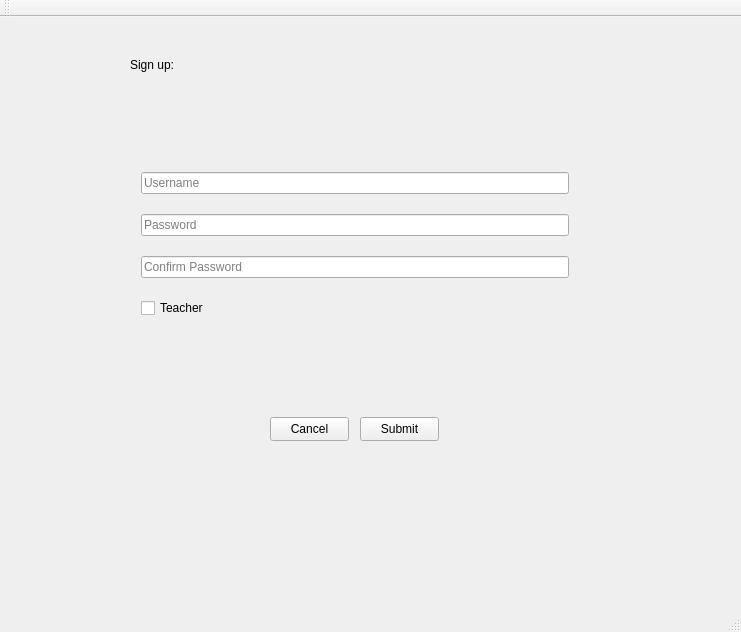
<?xml version="1.0" encoding="UTF-8"?>
<ui version="4.0">
 <class>MainWindow</class>
 <widget class="QMainWindow" name="MainWindow">
  <property name="geometry">
   <rect>
    <x>0</x>
    <y>0</y>
    <width>741</width>
    <height>632</height>
   </rect>
  </property>
  <property name="windowTitle">
   <string>MainWindow</string>
  </property>
  <widget class="QWidget" name="centralWidget">
   <widget class="QStackedWidget" name="stackedWidget">
    <property name="enabled">
     <bool>true</bool>
    </property>
    <property name="geometry">
     <rect>
      <x>0</x>
      <y>0</y>
      <width>741</width>
      <height>591</height>
     </rect>
    </property>
    <property name="toolTip">
     <string/>
    </property>
    <property name="currentIndex">
     <number>1</number>
    </property>
    <widget class="QWidget" name="loginPage">
     <widget class="QWidget" name="gridLayoutWidget">
      <property name="geometry">
       <rect>
        <x>180</x>
        <y>220</y>
        <width>341</width>
        <height>101</height>
       </rect>
      </property>
      <layout class="QGridLayout" name="gridLayout">
       <item row="0" column="1">
        <widget class="QPushButton" name="loginButton">
         <property name="text">
          <string>Login</string>
         </property>
        </widget>
       </item>
       <item row="0" column="0">
        <widget class="QLineEdit" name="login_userNameText">
         <property name="text">
          <string/>
         </property>
         <property name="placeholderText">
          <string>Username</string>
         </property>
        </widget>
       </item>
       <item row="1" column="0">
        <widget class="QLineEdit" name="login_passwordText">
         <property name="text">
          <string/>
         </property>
         <property name="placeholderText">
          <string>Password</string>
         </property>
        </widget>
       </item>
      </layout>
     </widget>
     <widget class="QPushButton" name="signUpButton">
      <property name="geometry">
       <rect>
        <x>320</x>
        <y>390</y>
        <width>80</width>
        <height>24</height>
       </rect>
      </property>
      <property name="text">
       <string>Sign Up</string>
      </property>
     </widget>
    </widget>
    <widget class="QWidget" name="signUp">
     <widget class="QWidget" name="gridLayoutWidget_2">
      <property name="geometry">
       <rect>
        <x>130</x>
        <y>130</y>
        <width>450</width>
        <height>198</height>
       </rect>
      </property>
      <layout class="QGridLayout" name="gridLayout_2">
       <item row="2" column="1">
        <widget class="QLineEdit" name="signup_confirmPasswordText">
         <property name="echoMode">
          <enum>QLineEdit::Password</enum>
         </property>
         <property name="placeholderText">
          <string>Confirm Password</string>
         </property>
        </widget>
       </item>
       <item row="0" column="1">
        <widget class="QLineEdit" name="signup_userNameText">
         <property name="echoMode">
          <enum>QLineEdit::Normal</enum>
         </property>
         <property name="placeholderText">
          <string>Username</string>
         </property>
        </widget>
       </item>
       <item row="3" column="1">
        <widget class="QCheckBox" name="teacherCheckBox">
         <property name="text">
          <string>Teacher</string>
         </property>
        </widget>
       </item>
       <item row="1" column="1">
        <widget class="QLineEdit" name="signup_passwordText">
         <property name="echoMode">
          <enum>QLineEdit::Password</enum>
         </property>
         <property name="placeholderText">
          <string>Password</string>
         </property>
        </widget>
       </item>
      </layout>
     </widget>
     <widget class="QPushButton" name="signup_submitButton">
      <property name="geometry">
       <rect>
        <x>360</x>
        <y>400</y>
        <width>79</width>
        <height>24</height>
       </rect>
      </property>
      <property name="text">
       <string>Submit</string>
      </property>
     </widget>
     <widget class="QPushButton" name="signup_cancelButton">
      <property name="geometry">
       <rect>
        <x>270</x>
        <y>400</y>
        <width>79</width>
        <height>24</height>
       </rect>
      </property>
      <property name="text">
       <string>Cancel</string>
      </property>
     </widget>
     <widget class="QLabel" name="signUpLabel">
      <property name="geometry">
       <rect>
        <x>130</x>
        <y>40</y>
        <width>60</width>
        <height>16</height>
       </rect>
      </property>
      <property name="text">
       <string>Sign up:</string>
      </property>
     </widget>
    </widget>
    <widget class="QWidget" name="startPage">
     <widget class="QLabel" name="gameTitleLabel">
      <property name="geometry">
       <rect>
        <x>110</x>
        <y>90</y>
        <width>551</width>
        <height>111</height>
       </rect>
      </property>
      <property name="font">
       <font>
        <pointsize>100</pointsize>
       </font>
      </property>
      <property name="text">
       <string>GAME TITLE</string>
      </property>
     </widget>
     <widget class="QWidget" name="gridLayoutWidget_3">
      <property name="geometry">
       <rect>
        <x>220</x>
        <y>300</y>
        <width>437</width>
        <height>80</height>
       </rect>
      </property>
      <layout class="QGridLayout" name="gridLayout_3">
       <item row="0" column="1">
        <widget class="QToolButton" name="playToolButton">
         <property name="font">
          <font>
           <pointsize>15</pointsize>
          </font>
         </property>
         <property name="text">
          <string>PLAY!</string>
         </property>
        </widget>
       </item>
       <item row="0" column="0">
        <widget class="QComboBox" name="selectQuestionComboBox">
         <property name="font">
          <font>
           <pointsize>15</pointsize>
          </font>
         </property>
         <item>
          <property name="text">
           <string>Select Question Set</string>
          </property>
         </item>
        </widget>
       </item>
       <item row="0" column="2">
        <widget class="QToolButton" name="profileToolButton">
         <property name="font">
          <font>
           <pointsize>15</pointsize>
          </font>
         </property>
         <property name="text">
          <string>My Profile</string>
         </property>
        </widget>
       </item>
      </layout>
     </widget>
    </widget>
    <widget class="QWidget" name="teacherPage"/>
    <widget class="QWidget" name="gamePage"/>
   </widget>
  </widget>
  <widget class="QMenuBar" name="menuBar">
   <property name="geometry">
    <rect>
     <x>0</x>
     <y>0</y>
     <width>741</width>
     <height>19</height>
    </rect>
   </property>
  </widget>
  <widget class="QToolBar" name="mainToolBar">
   <attribute name="toolBarArea">
    <enum>TopToolBarArea</enum>
   </attribute>
   <attribute name="toolBarBreak">
    <bool>false</bool>
   </attribute>
  </widget>
  <widget class="QStatusBar" name="statusBar"/>
 </widget>
 <layoutdefault spacing="6" margin="11"/>
 <resources/>
 <connections/>
</ui>
